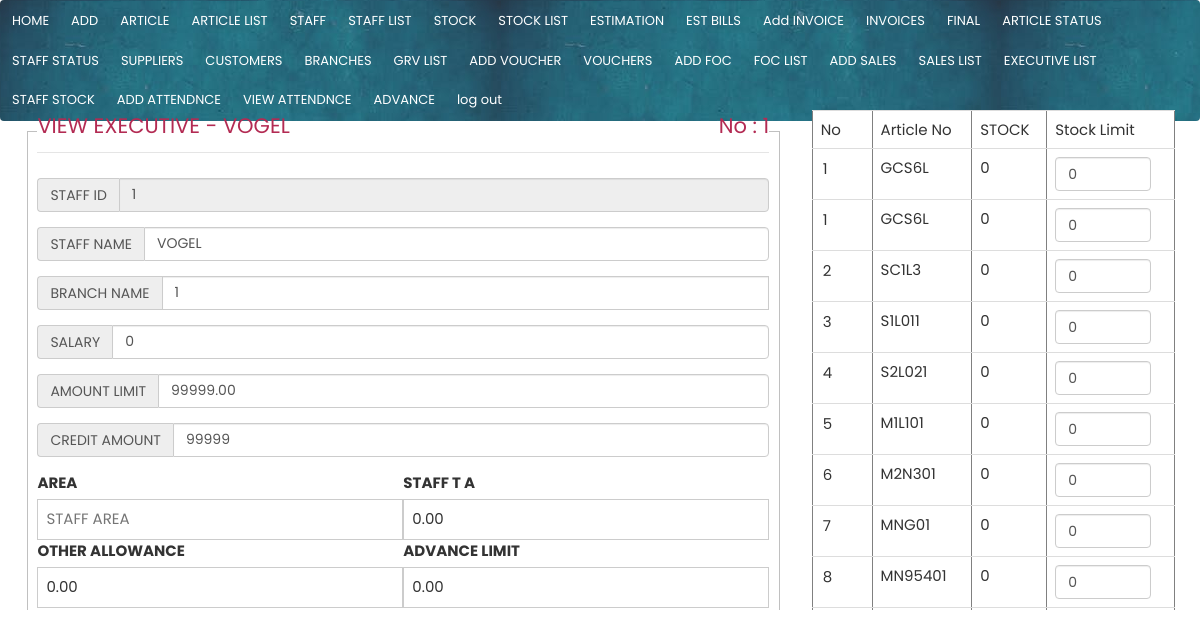
Screenshot of /edit/staff_edit.php?staff_id=1 (signed in) with the database file from the repository.
### tables this page shows
CREATE TABLE `staffs` (
  `staff_id` int(11) NOT NULL,
  `staff_name` varchar(250) NOT NULL,
  `branch_id` int(11) NOT NULL,
  `salary` varchar(250) NOT NULL,
  `amount_limit` decimal(11,2) NOT NULL,
  `credit_amount` varchar(250) NOT NULL,
  `staff_ta` decimal(11,2) NOT NULL,
  `staff_allowance` decimal(11,2) NOT NULL,
  `staff_incentive` decimal(11,2) NOT NULL,
  `advance_limit` decimal(11,2) NOT NULL,
  `area` varchar(250) NOT NULL,
  `category` int(11) NOT NULL,
  `first_name` varchar(250) NOT NULL
);

### edit/staff_edit.php (called while the page is built)
<?php include "../connect.php";
include("../main/navbar.php");
$staff_id=$_GET["staff_id"];
include("../view/staff_edit.php");
?>

### view/staff_edit.php (the view, shortened to what this page needs)
<?php
$query=mysqli_query($conn,"SELECT * from staffs where staff_id='$staff_id'");
$fetch=mysqli_fetch_array($query);
$staff_name=$fetch['staff_name'];
$branch_id=$fetch['branch_id'];
$salary=$fetch['salary'];
$amount_limit=$fetch['amount_limit'];
$credit_amount=$fetch['credit_amount'];
$staff_id=$fetch['staff_id'];
$area=$fetch['area'];
$staff_ta=$fetch['staff_ta'];
$staff_allowance=$fetch['staff_allowance'];
$advance_limit=$fetch['advance_limit'];
?>
<form class="col-md-8">
<fieldset>
<legend>VIEW EXECUTIVE  - <?php echo $staff_name ?>   <p style="float: right;">No : <?php echo $staff_id ?> </p> </legend>
<div class="form-group"  >
 <div class="input-group">
    <span class="input-group-addon">STAFF ID</span>
    <input id="staff_id"  class="form-control" readonly="1" name="staff_id" value="<?php echo $staff_id ?>" >
  </div></div>
<div class="form-group">
 <div class="input-group">
    <span class="input-group-addon">STAFF NAME</span>
    <input id="staff_name" type="text" class="form-control" name="staff_name" placeholder="STAFF NAME"  value="<?php echo $staff_name;?>">
  </div></div>
<div class="form-group"> <div class="input-group">
    <span class="input-group-addon">BRANCH NAME</span>
    <input list="branches" id="branch_id" name="branch_id" placeholder="Start your search" class="form-control" value="<?php echo $branch_id;?>">
  </div></div>
<div class="form-group">
 <div class="input-group">
    <span class="input-group-addon">SALARY</span>
    <input id="salary" type="text" class="form-control" name="salary" placeholder="SALARY"  value="<?php echo $salary;?>">
  </div></div>
<div class="form-group">
 <div class="input-group">
    <span class="input-group-addon">AMOUNT LIMIT</span>
    <input id="amount_limit" type="text" class="form-control" name="amount_limit" placeholder="AMOUNT LIMIT"  value="<?php echo $amount_limit;?>">
  </div></div>
<div class="form-group">
 <div class="input-group">
    <span class="input-group-addon">CREDIT AMOUNT</span>
    <input id="credit_amount" type="text" class="form-control" name="credit_amount" placeholder="CREDIT AMOUNT"  value="<?php echo $credit_amount;?>">
  </div></div>
  <div class="w3-half">
 <label>AREA</label>
    <input id="area" type="text" class="w3-input w3-border" name="staff_area" placeholder="STAFF AREA"   value="<?php echo $area;?>">
   </div>
<div class="w3-half">
    <label>STAFF T A</label>
    <input id="staff_ta" type="text" class="w3-input w3-border" name="ta" placeholder="STAFF T A"   value="<?php echo $staff_ta;?>">
  </div>
<div class="w3-half">
 <label>OTHER ALLOWANCE</label>
    <input id="staff_allowance" type="text" class="w3-input w3-border" name="allowance" placeholder="ALLOWANCE"  value="<?php echo $staff_allowance;?>">
    </div>
<div class="w3-half">
    <label>ADVANCE LIMIT</label>
    <input id="advance_limit" type="text" class="w3-input w3-border" name="advance_limit" placeholder="ADVANCE LIMIT"   value="<?php echo $advance_limit;?>">
 </div>
<div class="w3-half">
    <label>INCENTIVE</label>
  </div>
   <div class="w3-half">
   <label>FIRST NAME </label>
  </div>
</fieldset>
</form>
<div class="col-md-4">
  <table border="1" class="table">
    <tr>
      <td>No</td>
      <td>Article No</td>
      <td>STOCK</td>
      <td>Stock Limit</td>
    </tr>
  <?php
  $sql="SELECT staff_articles.staff_id,staff_articles.staff_stock,staff_articles.article_limit,staff_articles.article_id,articles.article_name,articles.article_no FROM `staff_articles` LEFT JOIN articles on articles.article_id=staff_articles.article_id where staff_articles.staff_id='$staff_id'";
  $query=mysqli_query($conn,$sql);
while($fetch=mysqli_fetch_array($query))
      {
        $article_id=$fetch['article_id'];
        $article_no=$fetch['article_no'];
        $article_limit=$fetch['article_limit'];
        $staff_stock=$fetch['staff_stock'];
        ?>
<tr>
  <td> <input style="border: none;width: 3vw;" readonly="1" type="text" name="article_id" value="<?php echo $article_id;?>"></td>
  <td><?php echo $article_no;?></td>
  <td><?php echo $staff_stock;?></td>
  <td ><input style="*border: none;width: 8vw;" class="form-control" type="text" name="article_limit" value="<?php echo $article_limit;?>"></td>
</tr>
       <?php } ?>
     </table></div>

### css/w3.css (style rules this page uses)
html { box-sizing:border-box }
*,*:before,*:after { box-sizing:inherit }
html { -ms-text-size-adjust:100%;-webkit-text-size-adjust:100% }
body { margin:0 }
button,input,select,textarea,optgroup { font:inherit;margin:0 }
button,input { overflow:visible }
fieldset { border:1px solid #c0c0c0;margin:0 2px;padding:.35em .625em .75em }
legend { color:inherit;display:table;max-width:100%;padding:0;white-space:normal }
html,body { font-family:Verdana,sans-serif;font-size:15px;line-height:1.5 }
html { overflow-x:hidden }
.w3-input { padding:8px;display:block;border:none;border-bottom:1px solid #ccc;width:100% }
.w3-col,.w3-half,.w3-third,.w3-twothird,.w3-threequarter,.w3-quarter { float:left;width:100% }
@media (min-width:601px) { .w3-col.m6,.w3-half { width:49.99999% } }
.w3-border { border:1px solid #ccc!important }

### main/navbar.php (style rules this page uses)
body { margin:0; }

### rows the page displays
staffs: staff_name "VOGEL", staff_id "1", branch_id "1", salary "0", amount_limit "99999.00", credit_amount "99999", ta "0.00", allowance "0.00", advance_limit "0.00"

### other values shown
$article_no "GCS6L"
$staff_stock "0"
$article_no "SC1L3"
$article_no "S1L011"
$article_no "S2L021"
$article_no "M1L101"
$article_no "M2N301"
$article_no "MNG01"
$article_no "MN95401"
